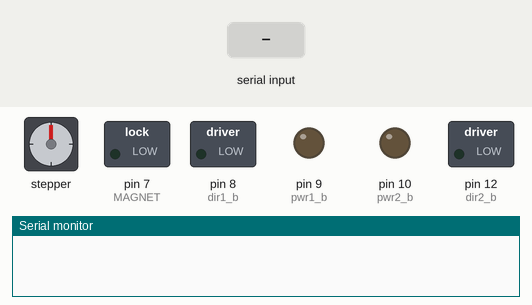
A sketch run on a simulated Arduino Uno, built with avr-gcc and run on an emulated ATmega328P. On the bench: stepper motor, switched loads named in the sketch (green lamp = pin HIGH), output pins drawn as LEDs (lit = HIGH), the last lines printed to the serial monitor. Wiring (inferred from the names in the program): stepper motor (200 steps per turn assumed): coils pin 2, pin 3, pin 4, pin 5. Dashed ring = blinking. The inputs (shaded band) are chosen by the test bench. Pins used as bus, display or sensor lines are not drawn.

Above: at 1.2 s.
1.3 s: "90,45\n" received over Serial
At 1.46 s:
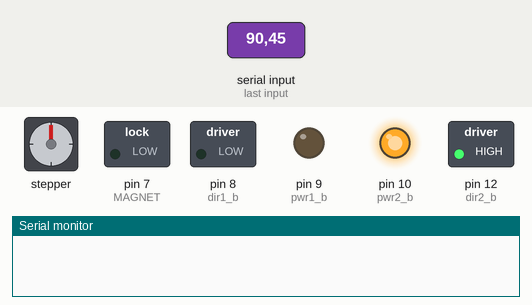
4.3 s: "30,150\n" received over Serial
At 7.07 s:
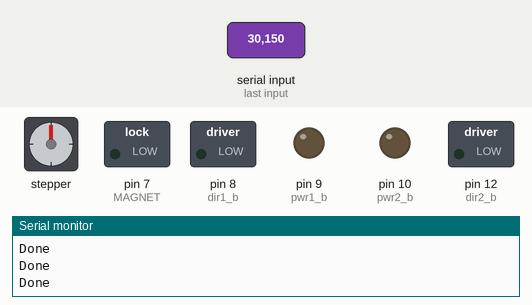
7.3 s: "200\n" received over Serial
At 8.66 s:
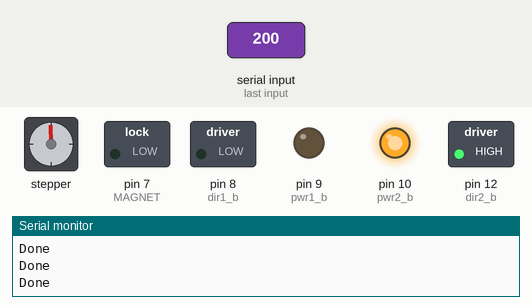
Timing chart, 0 to 11.6 s (numbered marks = the images above; inputs shaded):
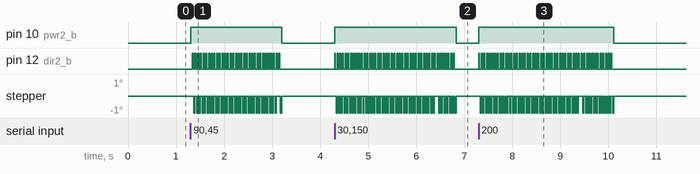

Measured:
- after the input at 1.3 s, pin 10 (pwr2_b): LOW → HIGH at once, → LOW 1.9 s later; pin 12 (dir2_b): alternates HIGH for 0.02 s and LOW for 0.04 s, 66 changes in all, then stays LOW, starting at once; stepper: goes 30 × (-1° 0.02 s, 0° 0.04 s), -1° 0.02 s, 0° 0.09 s, -1° 0.02 s, then 0°, starting after 0.07 s
- after the input at 4.3 s, pin 10 (pwr2_b): LOW → HIGH at once, → LOW 2.5 s later; pin 12 (dir2_b): alternates HIGH for 0.02 s and LOW for 0.04 s, 90 changes in all, then stays LOW, starting at once; stepper: goes 36 × (-1° 0.02 s, 0° 0.04 s), -1° 0.02 s, 0° 0.09 s, 6 × (-1° 0.02 s, 0° 0.04 s), -1° 0.02 s, then 0°, starting at once
- after the input at 7.3 s, pin 10 (pwr2_b): LOW → HIGH at once, → LOW 2.8 s later; pin 12 (dir2_b): alternates HIGH for 0.02 s and LOW for 0.04 s, 100 changes in all, then stays LOW, starting at once; stepper: goes 36 × (-1° 0.02 s, 0° 0.04 s), -1° 0.02 s, 0° 0.09 s, 11 × (-1° 0.02 s, 0° 0.04 s), -1° 0.02 s, then 0°, starting at once

The sketch:

Run_Dual_Motor.ino
```cpp
// Initializing pins
const int pwr1_a = 3;
const int pwr1_b = 9;
const int dir1_a = 2;
const int dir1_b = 8;
const int pwr2_a = 5;
const int pwr2_b = 10;
const int dir2_a = 4;
const int dir2_b = 12;
const int MAGNET = 7;
const int STEPS = 2*200;      //total count of halfsteps per full rotation (*2 for half steps!)
// e.g. 1.8deg stepper => 200 steps => 400 halfsteps
int currStep = 0;             //current step, corresponds to angular position,  limits: 0...STEPS
int sub = 0;                  //current halfstep within repeating sequence (8 halfsteps), limits: 0...7
int stepdelay = 7000;    //Wait time between steps (microseconds) - slow drive

int mag = 0;
int xDir = 0;
int xDist = 0;
int yDir = 0;
int yDist = 0;
long int val = 0;


void setup()
{
  // Initialize the pins, in the correct type of mode.
  Serial.begin(9600);
  pinMode(pwr1_a,OUTPUT);
  pinMode(pwr1_b,OUTPUT);
  pinMode(dir1_a,OUTPUT);
  pinMode(dir1_b,OUTPUT);
  pinMode(pwr2_a,OUTPUT);
  pinMode(pwr2_b,OUTPUT);
  pinMode(dir2_a,OUTPUT);
  pinMode(dir2_b,OUTPUT);
  pinMode(MAGNET,OUTPUT);
  digitalWrite(MAGNET,LOW);

}


void loop()
{
  if (Serial.available()){

  //Get command from python
  val = Serial.parseInt();

  //Unpack command
  mag = (val/100000000);
  xDir = (val/10000000)%10;
  xDist = ((val/10000)%1000)*2;
  yDir = (val/1000)%10;
  yDist = (val%1000)*2;

  //Interpret directions
  if (xDir == 2){ xDir = -1; }
  else { xDir = 1; }
  if (yDir == 2){ yDir = -1; }
  else { yDir = 1; }

  //Control the magnet
  if (mag == 1) { digitalWrite(MAGNET, HIGH); }
  else { digitalWrite(MAGNET, LOW); }

  //Control the motors
  if (xDist == yDist && xDist != 0) {
     if (xDir == yDir){
        for (int i=0;i<xDist/2;i++){
          subStep1(xDir, stepdelay); //X Motor (small axis)
          subStep2(yDir, stepdelay); //Y Motor (large axis)
        }
     }
     else {
       for (int i=0;i<xDist/8;i++){
          subStep1(xDir*10, stepdelay); //X Motor (small axis)
          subStep2(yDir*10, stepdelay); //Y Motor (large axis)
        }
     }
  }

  else {
    //Non-diagonal
    subStep1(xDir*xDist, stepdelay); //X Motor (small axis)
    subStep2(yDir*yDist, stepdelay); //Y Motor (large axis)
  }

  TurnOffMotors();

  //Tell python you're done
  Serial.print("Done\n");

  }
}


// This method simply just turns off the motors, called when ever we don't need the motors anymore.
// In this way, we won't fray the circuit or coils.
// Note 1: Motor has no torque anymore
// Note 2: If current position is between full steps, motor will move for a half step!
void TurnOffMotors(){
  digitalWrite(pwr1_a,LOW);
  digitalWrite(pwr1_b,LOW);
  digitalWrite(dir1_a,LOW);
  digitalWrite(dir1_b,LOW);
  digitalWrite(pwr2_a,LOW);
  digitalWrite(pwr2_b,LOW);
  digitalWrite(dir2_a,LOW);
  digitalWrite(dir2_b,LOW);
}
```

subStep.ino
```cpp
// This method is called in order to make the stepper motor make a number of sub steps (depending on your wiring).
// Variable steps is for number of steps (forwards = positive, backwards = negative)
// stepDelay is for waiting time between steps in microseconds => bigger means lower speed, smaller means higher speed

void subStep1(long steps, int stepDelay){

  // The function will run for the amount of times called in the method.
  // This is accomplished by a while loop, where it will subtract 1 from the amount after every run (forwards).
  // In case of backward rotation it will add 1 to the negative number of steps until 0 is reached.

  while(steps!=0)
  {

    if(steps>0){
      currStep++;
    }       //increment current halfstep (forward)
    if(steps<0){
      currStep--;
    }       //decrement current halfstep (backward)

    if(currStep>STEPS){
      currStep= currStep-STEPS;
    }         //position >360deg is reached => set position one turn back
    if(currStep<0){
      currStep= currStep+STEPS;
    }             //position <0deg   is reached => set position one turn forward

    sub = currStep%8;           //determine the next halfstep

    switch(sub)
    {
    case 0:
      // Starting position (if repeated, ful step (4))
      // EXPLINATION: in this case, both our power are high.
      // Therefore both coils are activated, with their standard polarities for their magnetic fields.
      digitalWrite(pwr1_a,HIGH);
      digitalWrite(pwr1_b,HIGH);
      digitalWrite(dir1_a,HIGH);
      digitalWrite(dir1_b,HIGH);
      break;

    case 1:
      //Half step (½)
      // EXPLINATION: In this case, only out b-coil is active, still with it's stand polarity.
      digitalWrite(pwr1_a,HIGH);
      digitalWrite(pwr1_b,LOW);
      digitalWrite(dir1_a,HIGH);
      digitalWrite(dir1_b,LOW);
      break;

    case 2:
      //Full step (1)
      // EXPLINATION: In this case, the b-coil is activated as in previous cases.
      // But the a-coil now has it's direction turned on. So now it's active, but with the reversered polarity.
      // By continuing this pattern (for reference: http://www.8051projects.net/stepper-motor-interfacing/full-step.gif) , you'll get the axis to turn.
      digitalWrite(pwr1_a,HIGH);
      digitalWrite(pwr1_b,HIGH);
      digitalWrite(dir1_a,HIGH);
      digitalWrite(dir1_b,LOW);
      break;

    case 3:
      // Half step (1½)
      digitalWrite(pwr1_a,LOW);
      digitalWrite(pwr1_b,HIGH);
      digitalWrite(dir1_a,LOW);
      digitalWrite(dir1_b,LOW);
      break;

    case 4:
      // Full step (2)
      digitalWrite(pwr1_a,HIGH);
      digitalWrite(pwr1_b,HIGH);
      digitalWrite(dir1_a,LOW);
      digitalWrite(dir1_b,LOW);
      break;

    case 5:
      // Half step (2½)
      digitalWrite(pwr1_a,HIGH);
      digitalWrite(pwr1_b,LOW);
      digitalWrite(dir1_a,LOW);
      digitalWrite(dir1_b,LOW);
      break;

    case 6:
      // Full step (3)
      digitalWrite(pwr1_a,HIGH);
      digitalWrite(pwr1_b,HIGH);
      digitalWrite(dir1_a,LOW);
      digitalWrite(dir1_b,HIGH);
      break;

    case 7:
      // Half step (3½)
      digitalWrite(pwr1_a,LOW);
      digitalWrite(pwr1_b,HIGH);
      digitalWrite(dir1_a,LOW);
      digitalWrite(dir1_b,HIGH);
      break;
    }

    delayMicroseconds(stepDelay);        //Waiting time to next halfstep

    if(steps>0){
      steps--;
    }      //decrement of remaining halfsteps of forward rotation
    if(steps<0){
      steps++;
    }      //increment of remaining halfsteps of backward rotation
  }
}

void subStep2(long steps, int stepDelay){

  // The function will run for the amount of times called in the method.
  // This is accomplished by a while loop, where it will subtract 1 from the amount after every run (forwards).
  // In case of backward rotation it will add 1 to the negative number of steps until 0 is reached.

  while(steps!=0)
  {

    if(steps>0){
      currStep++;
    }       //increment current halfstep (forward)
    if(steps<0){
      currStep--;
    }       //decrement current halfstep (backward)

    if(currStep>STEPS){
      currStep= currStep-STEPS;
    }         //position >360deg is reached => set position one turn back
    if(currStep<0){
      currStep= currStep+STEPS;
    }             //position <0deg   is reached => set position one turn forward

    sub = currStep%8;           //determine the next halfstep

    switch(sub)
    {
    case 0:
      // Starting position (if repeated, ful step (4))
      // EXPLINATION: in this case, both our power are high.
      // Therefore both coils are activated, with their standard polarities for their magnetic fields.
      digitalWrite(pwr2_a,HIGH);
      digitalWrite(pwr2_b,HIGH);
      digitalWrite(dir2_a,HIGH);
      digitalWrite(dir2_b,HIGH);
      break;

    case 1:
      //Half step (½)
      // EXPLINATION: In this case, only out b-coil is active, still with it's stand polarity.
      digitalWrite(pwr2_a,HIGH);
      digitalWrite(pwr2_b,LOW);
      digitalWrite(dir2_a,HIGH);
      digitalWrite(dir2_b,LOW);
      break;

    case 2:
      //Full step (1)
      // EXPLINATION: In this case, the b-coil is activated as in previous cases.
      // But the a-coil now has it's direction turned on. So now it's active, but with the reversered polarity.
      // By continuing this pattern (for reference: http://www.8051projects.net/stepper-motor-interfacing/full-step.gif) , you'll get the axis to turn.
      digitalWrite(pwr2_a,HIGH);
      digitalWrite(pwr2_b,HIGH);
      digitalWrite(dir2_a,HIGH);
      digitalWrite(dir2_b,LOW);
      break;

    case 3:
      // Half step (1½)
      digitalWrite(pwr2_a,LOW);
      digitalWrite(pwr2_b,HIGH);
      digitalWrite(dir2_a,LOW);
      digitalWrite(dir2_b,LOW);
      break;

    case 4:
      // Full step (2)
      digitalWrite(pwr2_a,HIGH);
      digitalWrite(pwr2_b,HIGH);
      digitalWrite(dir2_a,LOW);
      digitalWrite(dir2_b,LOW);
      break;

    case 5:
      // Half step (2½)
      digitalWrite(pwr2_a,HIGH);
      digitalWrite(pwr2_b,LOW);
      digitalWrite(dir2_a,LOW);
      digitalWrite(dir2_b,LOW);
      break;

    case 6:
      // Full step (3)
      digitalWrite(pwr2_a,HIGH);
      digitalWrite(pwr2_b,HIGH);
      digitalWrite(dir2_a,LOW);
      digitalWrite(dir2_b,HIGH);
      break;

    case 7:
      // Half step (3½)
      digitalWrite(pwr2_a,LOW);
      digitalWrite(pwr2_b,HIGH);
      digitalWrite(dir2_a,LOW);
      digitalWrite(dir2_b,HIGH);
      break;
    }

    delayMicroseconds(stepDelay);        //Waiting time to next halfstep

    if(steps>0){
      steps--;
    }      //decrement of remaining halfsteps of forward rotation
    if(steps<0){
      steps++;
    }      //increment of remaining halfsteps of backward rotation
  }
}
```
